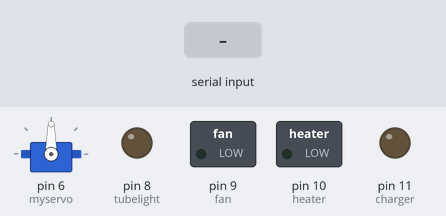
A sketch run on a simulated Arduino Uno, built with avr-gcc and run on an emulated ATmega328P. On the bench: servo, switched loads named in the sketch (green lamp = pin HIGH), output pins drawn as LEDs (lit = HIGH). The inputs (shaded band) are chosen by the test bench.

Above: at 1.2 s.
1.3 s: byte 4 (4) received over Serial
At 2.3 s:
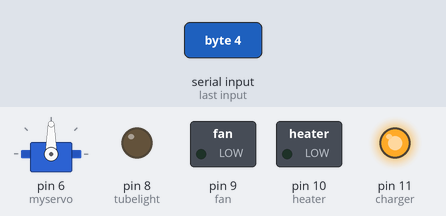
Timing chart, 0 to 4.3 s (numbered marks = the images above; inputs shaded):
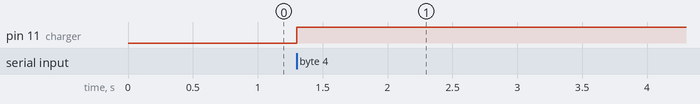

Measured:
- after the input at 1.3 s, pin 11 (charger): LOW → HIGH at once

The sketch:

smortie.ino
```cpp
#include <Servo.h>

int Input_Byte;
const int tubelight = 8;        //pins for the relays to the various appliances
const int fan = 9;
const int heater = 10;
const int charger = 11;

int tubelight_state = 0;        //0 is open, 1 is closed
int fan_state = 0;
int heater_state = 0;
int charger_state = 0;
int latch_state = 0;

Servo myservo;

int pos = 45;                   //servo position initialised

void setup() {
  pinMode(tubelight, OUTPUT);
  pinMode(fan, OUTPUT);
  pinMode(heater, OUTPUT);
  pinMode(charger, OUTPUT);
  myservo.attach(6);
  Serial.begin(38400);
}

void loop() {
  if(Serial.available() > 0){
    Input_Byte = Serial.read();
  }

  int states[5] = {tubelight_state, fan_state, heater_state, charger_state, latch_state};
  int devices[4] = {tubelight, fan, heater, charger};

  if (Input_Byte < 6 && Input_Byte>0){
    //app configured to give inputs 1,2,3,4,5 corresponding to different things
    Input_Byte --;
    if (states[Input_Byte] == 0) states[Input_Byte] = 1;
    else states[Input_Byte] = 1;

    if (Input_Byte == 4){
      if (latch_state == 1){
        for (pos = 45; pos <= 135; pos += 1) { // goes from 45 degrees to 135 degrees
        // in steps of 1 degree
          myservo.write(pos);              // tell servo to go to position in variable 'pos'
          delay(50);                       // waits 50ms for the servo to reach the position
        }
      }
      else {
        for (pos = 135; pos >= 45; pos -= 1) { // goes from 135 degrees to 45 degrees
          myservo.write(pos);              // tell servo to go to position in variable 'pos'
          delay(50);                       // waits 50ms for the servo to reach the position
        }
      }
    }
    else{
      if (states[Input_Byte] == 0) digitalWrite(devices[Input_Byte], LOW);
      else digitalWrite(devices[Input_Byte], HIGH);
    }

    Input_Byte = 0;
  }
}
```
